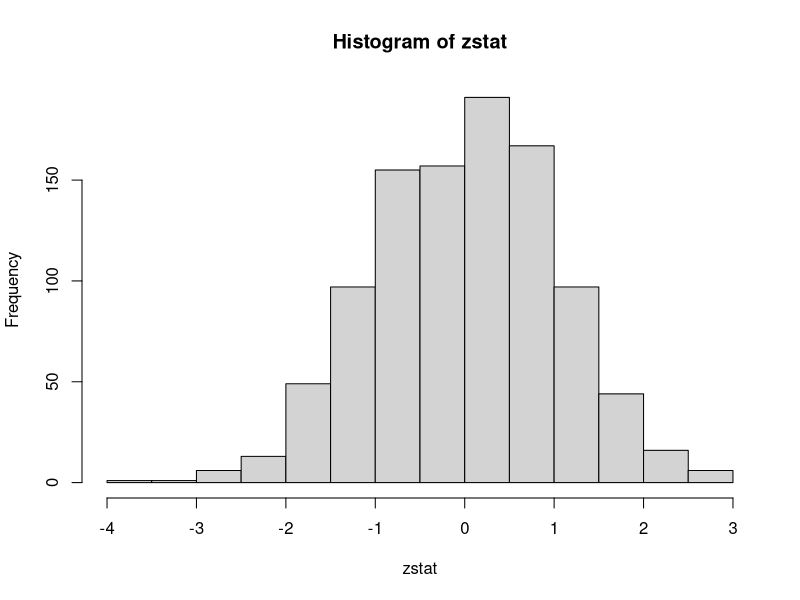
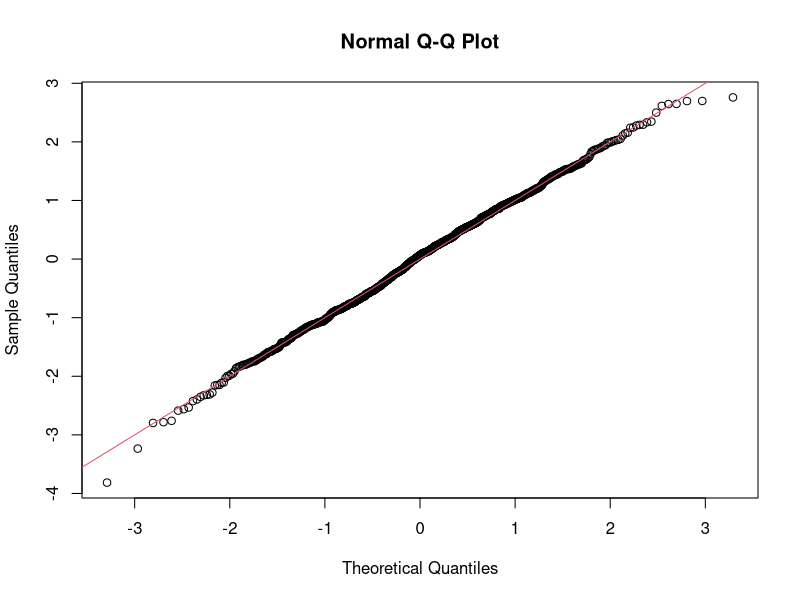
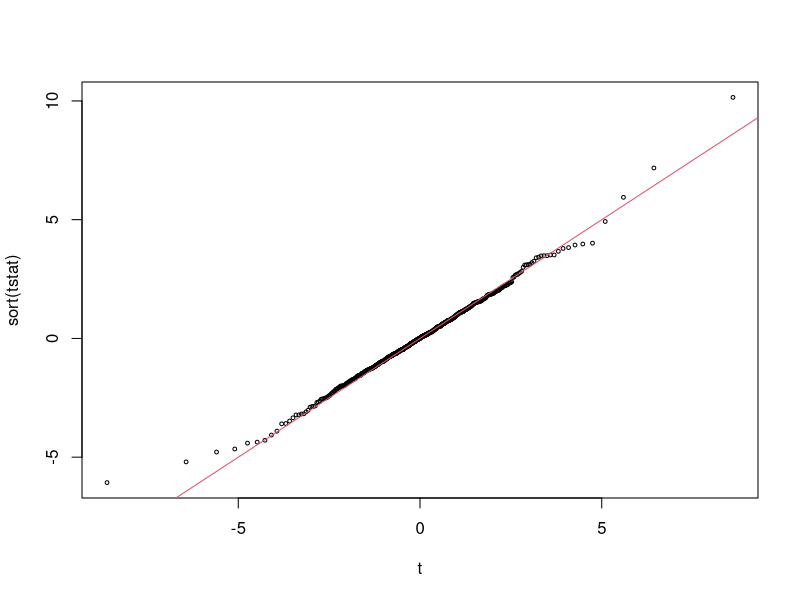
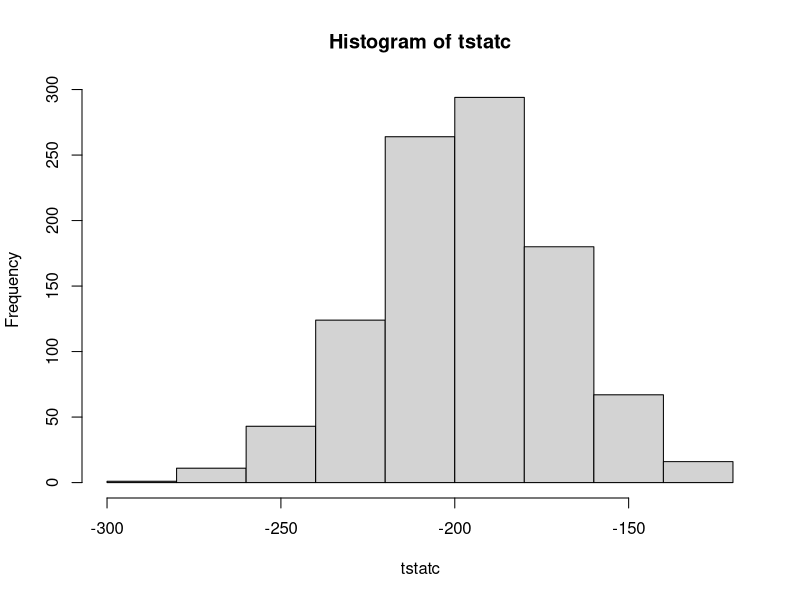
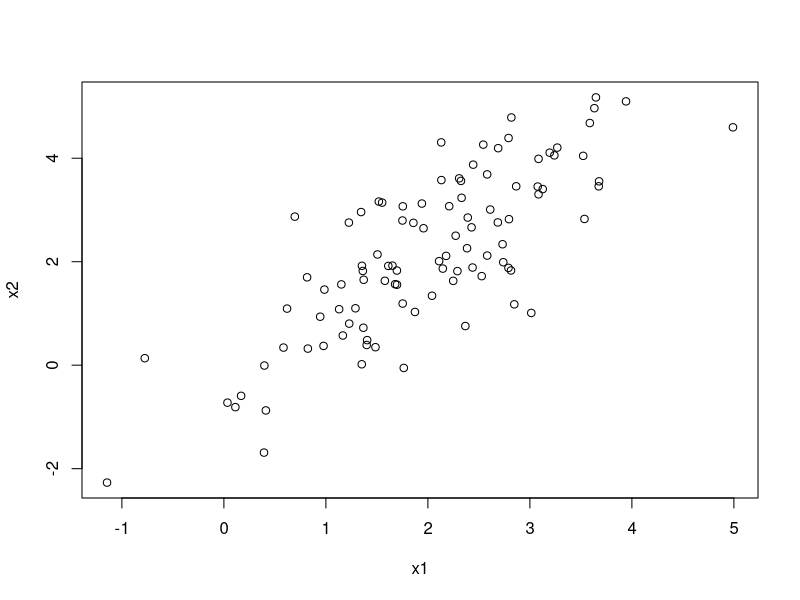

These charts were generated, in order, by the following R code:
# Math 390 Quiz 7, Chongyi Xu 1531273
mu = 10
sigma = 2
ntrial = 1000
n = 5
zstat = numeric(ntrial)
for(trial in 1:ntrial) {
  x = rnorm(n, mu, sigma)
  zstat[trial] = (mean(x) - mu) / (sigma / sqrt(n))
}
hist(zstat)
qqnorm(zstat)
abline(0, 1, col = 2)

# a)
tstat = numeric(ntrial)
for(trial in 1:ntrial) {
  x = rnorm(n, mu, sigma)
  tstat[trial] = (mean(x) - mu) / (sd(x) / sqrt(n))
}

# b)
X = seq(.5 / ntrial, 1 - .5 / ntrial, length = ntrial)
t = qt(X, n - 1)
plot(t, sort(tstat), cex = 0.5)
abline(0, 1, col = 2)

# c)
n = 100
lambda = 2
tstatc = numeric(ntrial)
for(trial in 1:ntrial) {
  xc = rexp(n, lambda)
  tstatc[trial] = (mean(xc) - mu) / (sd(xc) / sqrt(n))
}
hist(tstatc)
# The histogram shows that it is not a t-distribution

# paired data
mu1 = 2
sigma1 = 1
mu2 = 2.1
sigma2 = 1
ntrial = 1000
n = 100
CI = matrix(nrow = ntrial, ncol = 2)
for(i in 1:ntrial) {
  x1 = rnorm(n, mu1, sigma1)
  x2 = rnorm(n, mu2, sigma2)
  CI[i, ] = t.test(x1, x2, paired = F)$conf.int
}
cnt = 0
for(i in 1:ntrial) {
  if (CI[i, 1] <= mu1 - mu2 & CI[i, 2] >= mu1 - mu2) {
    cnt = cnt + 1
  }
}
cnt
x1 = rnorm(n, mu1, sigma1)
x2 = x1 + rnorm(n, mu2 - mu1, sigma2)
plot(x1, x2)

# d)
CI = matrix(nrow = ntrial, ncol = 2)
for(i in 1:ntrial) {
  x1 = rnorm(n, mu1, sigma1)
  x2 = x1 + rnorm(n, mu2 - mu1, sigma2)
  CI[i, ] = t.test(x1, x2, paired = T)$conf.int
}
count = 0
for(i in 1:ntrial) {
  if (CI[i, 1] <= mu1 - mu2 & CI[i, 2] >= mu1 - mu2) {
  count = count + 1
  }
}
count